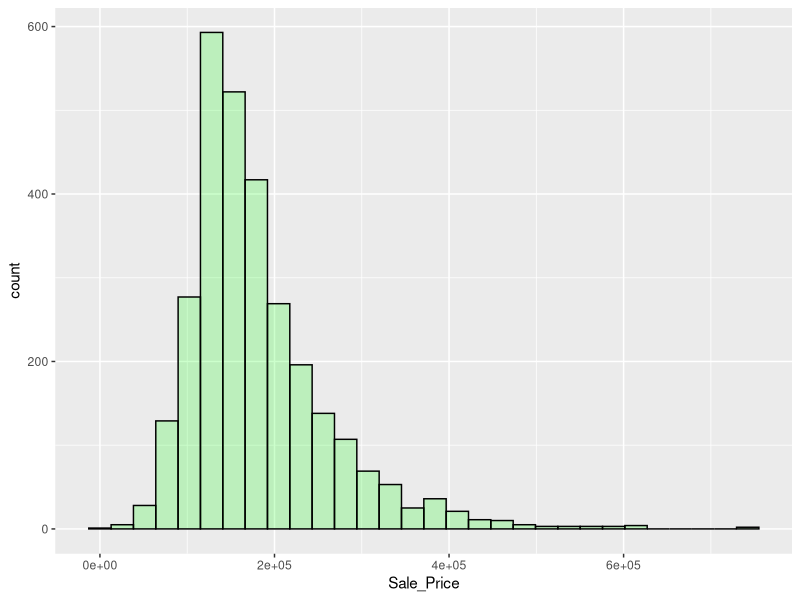
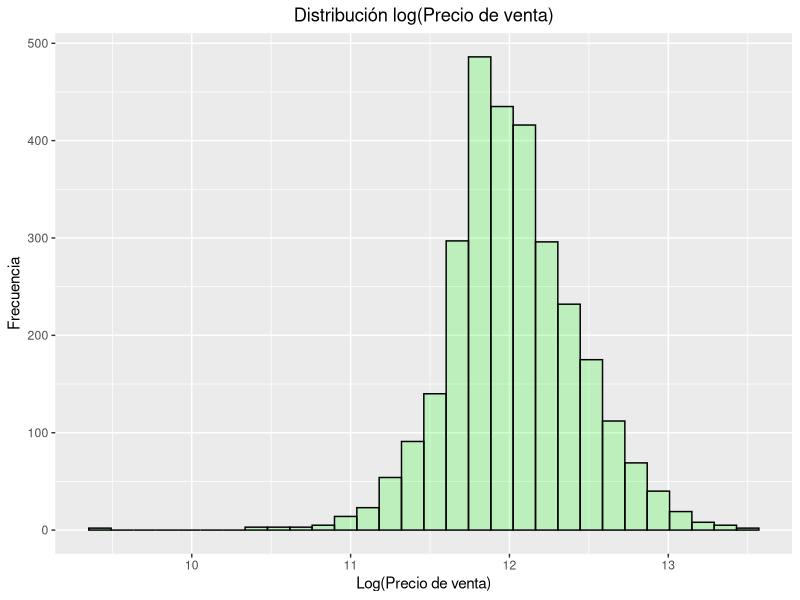
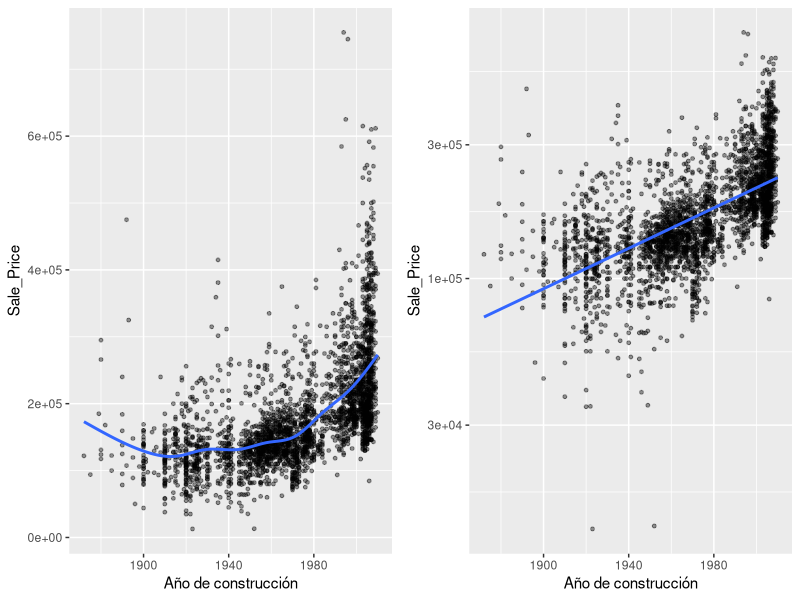
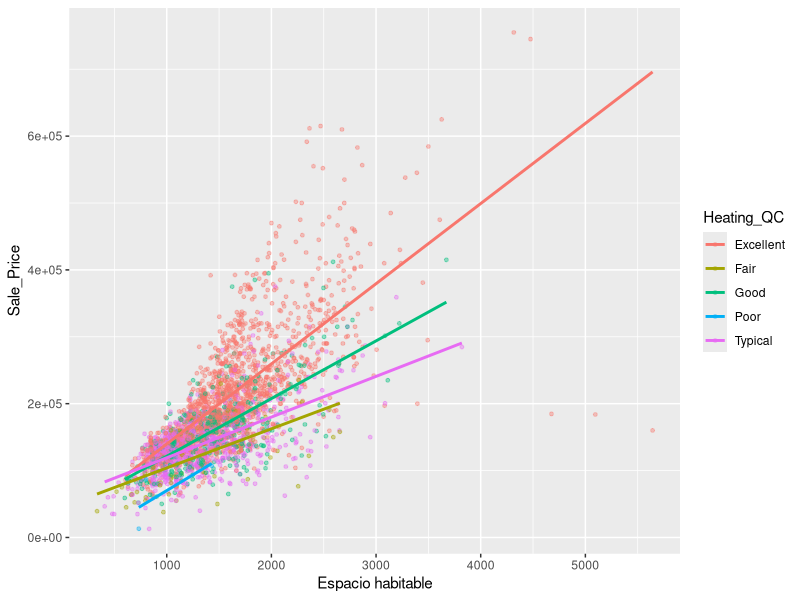
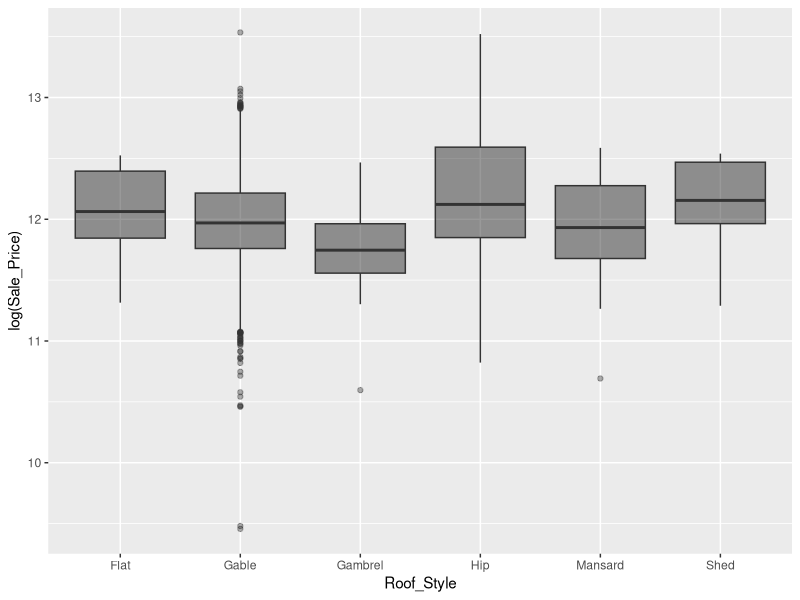

R code for these plots, in order: (Note: this script raises an error after producing the figures.)
## ---- chunk 1
knitr::opts_chunk$set(echo = TRUE)
## ---- chunk 2
rm(list=ls())				 #Limpia todos los objetos creados en R
graphics.off()			 #Limpia los gráficos
options(digits = 3)  #Dígitos después del punto para observar (décimas, centésimas,...)
set.seed(12345)      #Fijar semilla de aleatoriedad
# setwd("C:/Users/color/Downloads/Marketing/LAB2_IN5602") #Fijar directorio de preferencia
## ---- chunk 3
library(readr)     #Para leer CSV
library(glmnet)    #Para ajustar modelo lineal
library(corrplot)  #Para realizar correlogramas
library(dplyr)     #Para manipulación de datos
library(ggplot2)   #Para gráficos
library(caret)     #Para validar y entrenar los modelos
library(knitr) 
## ---- chunk 4
Casas <- read.csv("Casas.csv")
kable(Casas[1:5,1:9]) #kable crea una tabla head(Casas) sirve para visualiar la data
## ---- chunk 5

# Construimos un vector que esta formado por números de filas aleatoriamente
index <- sample(1:nrow(Casas), size= nrow(Casas)*0.7)
# Base de entrenamiento: del total de datos, tomamos las filas aletorizadas que tienen datos en index
train <- Casas[index, ]
# Anteponiendo el "-" escogemos las filas en de la base que no están en index 
test  <- Casas[-index, ]
## ---- chunk 6

ggplot(data=Casas)+ #Se define un gráfico con ggplot()
  aes(x=Sale_Price)+ #Solo le ingresamos el eje "x" para un histograma
  geom_histogram(col="black", fill="green", alpha = 0.2) # Se define la forma del gráfico. "col" pinta el contorno, "fill" el entorno y "alpha" entrega transparencia 
## ---- chunk 7

ggplot(data=Casas)+
  aes(x=log(Sale_Price))+
  geom_histogram(col="black", fill="green", alpha=0.2)+
  xlab("Log(Precio de venta)")+ #Etiqueta para el eje x
  ylab("Frecuencia")+ #Etiqueta para el eje y
  ggtitle("Distribución log(Precio de venta)")+ #Título del gráfico
  theme(plot.title = element_text(hjust = 0.5)) #centra el título en el gráfico. Lo ajusta en la posición horizontal (hjust = 0.5)
## ---- chunk 8
#R no siempre interpreta bien la naturaleza de las variables: Roof_Style y Heating_QC son factores, pero están como character(string)

#en train
train$Roof_Style=as.factor(train$Roof_Style)
train$Heating_QC=as.factor(train$Heating_QC)
#en test
test$Roof_Style=as.factor(test$Roof_Style)
test$Heating_QC=as.factor(test$Heating_QC)

## ---- chunk 9

library(gridExtra) #Para unir gráficas
g1 <- ggplot(Casas) +
  aes(x=Year_Built, y=Sale_Price) +
  geom_point(size=1, alpha=0.4) + #"size" aumenta el tamaño de los puntos, "alpha" da transparencia
  geom_smooth(se=FALSE) + #Agregamos un ajuste no lineal sobre los puntos. "se" integra errores estándares
  xlab("Año de construcción")


g2 <- ggplot(Casas) +
  aes(x=Year_Built, y=Sale_Price) +
  geom_point(size = 1, alpha = .4) + 
  geom_smooth(method = "lm", se = FALSE) + #Agregamos un ajuste lineal sobre los puntos.
  scale_y_log10() + # "scale_y_log10" transforma el eje "y" a logaritmo.
  xlab("Año de construcción") 

grid.arrange(g1, g2, nrow = 1) #une las  gráficas. 
## ---- chunk 10

ggplot(Casas) +
  aes(x=Gr_Liv_Area, y=Sale_Price, col=Heating_QC)+ #Se agrega una dimensión de colores "col".
  geom_point(size=1, alpha=0.4) +
  geom_smooth(se=FALSE, method="lm") +
  xlab("Espacio habitable") 

## ---- chunk 11

ggplot(Casas) +
  aes(x=Roof_Style, y=log(Sale_Price)) +
  geom_boxplot(alpha=0.4, fill="black") #cambiamos el tipo de gráfico

## ---- chunk 12

train.lm <- train(form = Sale_Price ~ Year_Built+Gr_Liv_Area+Roof_Style+Heating_QC, #Fórmula
  data = train, #Datos
  method = "lm", #Algoritmo 
  trControl = trainControl(method = "cv", number = 10) #Method = cross validation, number=10 (k-fold) 
)

test.lm  <- predict(train.lm , newdata=test) #Vector de datos predichos. Recibe una base de datos (newdata) y un modelo entrenado (train.lm)
error.lm <- test$Sale_Price-test.lm #Calcular los errores de predicción (dato real - dato estimado)

## ---- chunk 13

#Ejecutar MARS (Multivariate adaptive regression spline)
train.mars <- train(form = Sale_Price ~ Year_Built+Gr_Liv_Area+Roof_Style+Heating_QC, 
                    data=train, 
                    method="earth", #MARS
                    trControl = trainControl("cv", number=10),
                    preProcess = c("center","scale"), #Pre-procesa datos. "center" resta el promedio de las variables, "scale" las divide por la desviación estandar. Esto ayuda para el tratamiento de outliers.
                    tuneLength = 5 #Indica que pruebe diferentes valores por default para el parámetro principal
)
print(train.mars)
ggplot(train.mars)
test.mars  <- predict(train.mars, newdata=test) #Vector de datos predichos 
error.mars <- test$Sale_Price-test.mars #(dato real - dato estimado)
## ---- chunk 14

### Ejecutar KNN
train.knn <- train(Sale_Price ~ Year_Built+Gr_Liv_Area+Roof_Style+Heating_QC, 
                   data=train, method="knn",  
                   trControl = trainControl("cv", number=10),
                   preProcess = c("center","scale"),
                   tuneLength = 5 
)

print(train.knn)
ggplot(train.knn)
test.knn  <- predict(train.knn, newdata=test) 
error.knn <- test$Sale_Price-test.knn
## ---- chunk 15

### Ejecutar CART (Classification and Regression Trees)
train.cart <- train(Sale_Price ~ Year_Built+Gr_Liv_Area+Roof_Style+Heating_QC, 
                    data=train, method="rpart2",  
                    trControl = trainControl("cv", number=10),
                    preProcess = c("center","scale"),
                    tuneLength = 5
)
print(train.cart)
ggplot(train.cart)
test.cart  <- predict(train.cart, newdata=test)
error.cart <- test$Sale_Price-test.cart 
## ---- chunk 16

### Ejecutar Random Forest
train.randomf <- train(Sale_Price ~ Year_Built+Gr_Liv_Area+Roof_Style+Heating_QC, 
                       data=train, method="rf",  
                       trControl = trainControl("cv", number=10),
                       preProcess = c("center","scale"),
                       tuneLength = 5 
)
print(train.randomf)
ggplot(train.randomf)
test.randomf  <- predict(train.randomf, newdata=test) 
error.randomf <- test$Sale_Price-test.randomf
## ---- chunk 17

sales.test <- data.frame(lm=test.lm, mars=unname(test.mars),  knn=test.knn,  cart=test.cart,  rf=test.randomf, sales=test$Sale_Price)
error.test <- data.frame(lm=error.lm, mars=unname(error.mars), knn=error.knn, cart=error.cart, rf=error.randomf)

summary(abs(error.test))
summary(error.test)
boxplot(abs(subset(error.test, select=-lm))); title(main="ML models", sub="Forecasting Absolute Errors")
boxplot(subset(error.test, select=-lm)); title(main="ML models", sub="Forecasting Errors")

## ---- chunk 18
#Escoja 10 variables continuas u categóricas (no con tantas categorías)
#De esas 10, debe argumentar para al menos 3 de ellas porque podrían ser predictoras del precio de la casa. 
#Construya una base de datos reducida con "Casas <- Casas[,c(x1,x2,x3,...x10)]" 
# x1,...,x10 son las posiciones de las variables en la base de datos Casas
## ---- chunk 19
#Corra 1 modelo de regresión lineal y 2 modelos de Machine Learning vistos en la clase con la base de datos reducida,  para predecir el precio de las casas.

## ---- chunk 20
# Comparación de Modelos: Compare los modelos a través de métricas presentadas en el laboratorio. 
# ¿Cuál es el mejor modelo predictivo?

